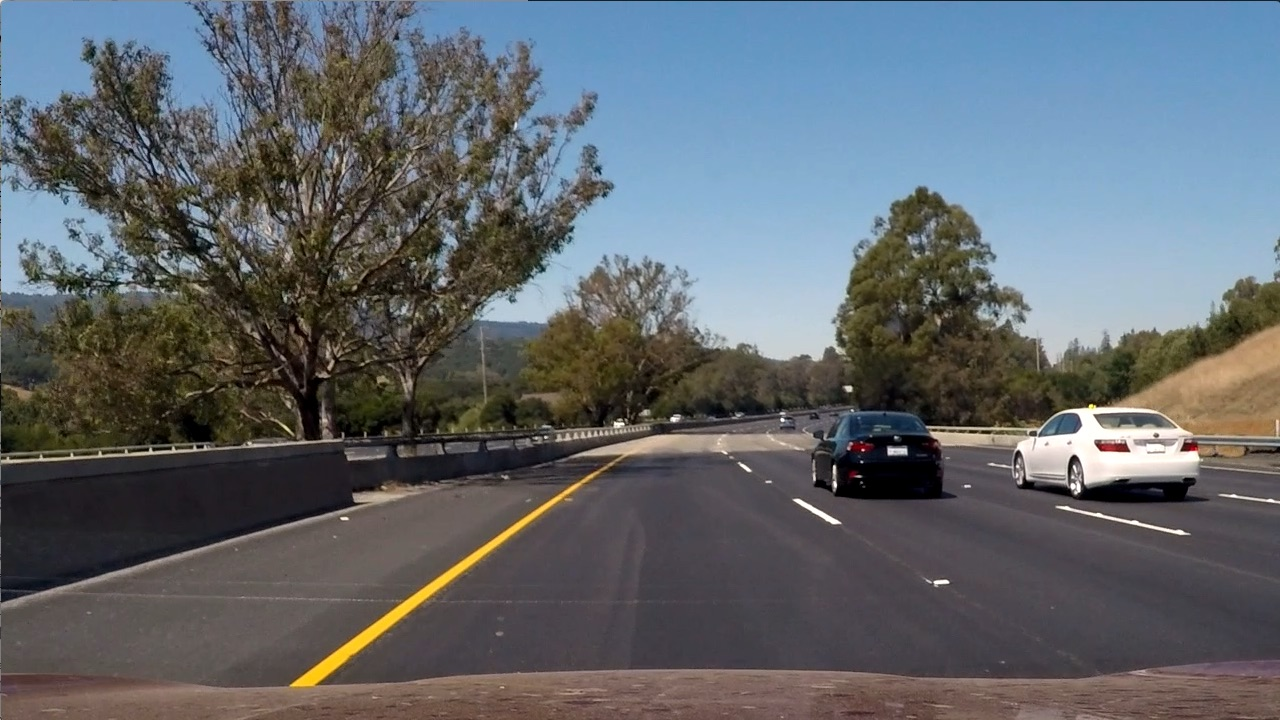
#> input picture testImage/test6.jpg, 1280 x 720 px
$ jupyter execute perspective_transform.ipynb
#> lines starting #> are read from the running program, lines starting #| are printed output that depends on the picture
#> further down, img is the input picture: shape (720, 1280, 3); mean B, G, R 107.9, 102.6, 97
[cell 1]
"""
投射变换

"""

import cv2
import numpy as np
import matplotlib.pyplot as plt


def perspective_transform(img):

    img_size = (img.shape[1], img.shape[0])

    src = np.float32(
        [[200, 720],
        [1100, 720],
        [595, 450],
        [685, 450]])

    dst = np.float32(
        [[300, 720],
        [980, 720],
        [300, 0],
        [980, 0]])

    #原始src到dst点的矩阵m
    m = cv2.getPerspectiveTransform(src, dst)
    #从dst点到原始src的逆矩阵m
    m_inv = cv2.getPerspectiveTransform(dst, src)

    #根据投射变换矩阵m，将原图img转换成透射变换后的图wraped
    warped = cv2.warpPerspective(img, m, img_size)
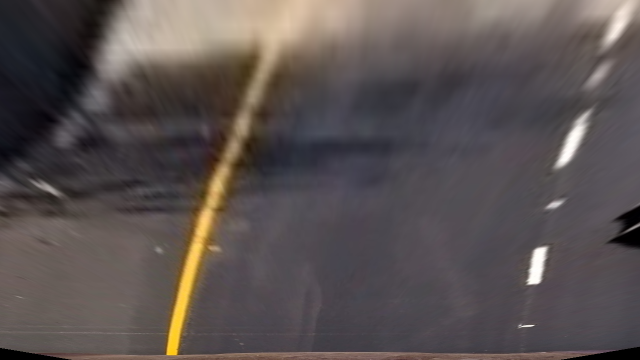
#> warped: shape (720, 1280, 3) (shown at 1/2 size); mean B, G, R 81.1, 81.9, 90
    #根据投射变换逆矩阵m_inv，将透射变换后的图wraped转换成原始图
    unwarped = cv2.warpPerspective(warped, m_inv, img_size)
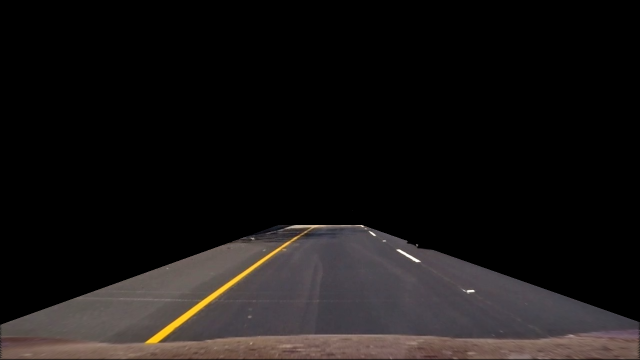
#> unwarped: shape (720, 1280, 3) (shown at 1/2 size); mean B, G, R 20.3, 20.9, 23.8

    plt.figure(figsize = (30, 30))
    plt.title('calibration')
    plt.subplot(1, 3, 1)
    plt.imshow(img)
    plt.subplot(1, 3, 2)
    plt.imshow(warped)
    plt.subplot(1, 3, 3)
    plt.imshow(unwarped)
    plt.axis('off')
    return warped, unwarped, m, m_inv


img_file = './testImage/test6.jpg'
img = cv2.imread(img_file)

#将img进行投射变换，返回投射变换后的图像，投射变换逆变换后的图像，投射变换矩阵和逆矩阵
warped, unwarped, m, m_inv = perspective_transform(img)
#> m = [[-0.54, -1.5, 976.4], [0, -1.9, 857.1], [0, -0.00238, 1]]; m_inv = [[0.132, -0.799, 555.3], [0, -0.525, 450], [-2.16e-19, -0.00125, 1]]

plt.figure(figsize = (30, 30))
plt.title('perspective_transform')
plt.subplot(1, 3, 1)
plt.imshow(img)
plt.subplot(1, 3, 2)
plt.imshow(warped)
plt.subplot(1, 3, 3)
plt.imshow(unwarped)
plt.axis('off')
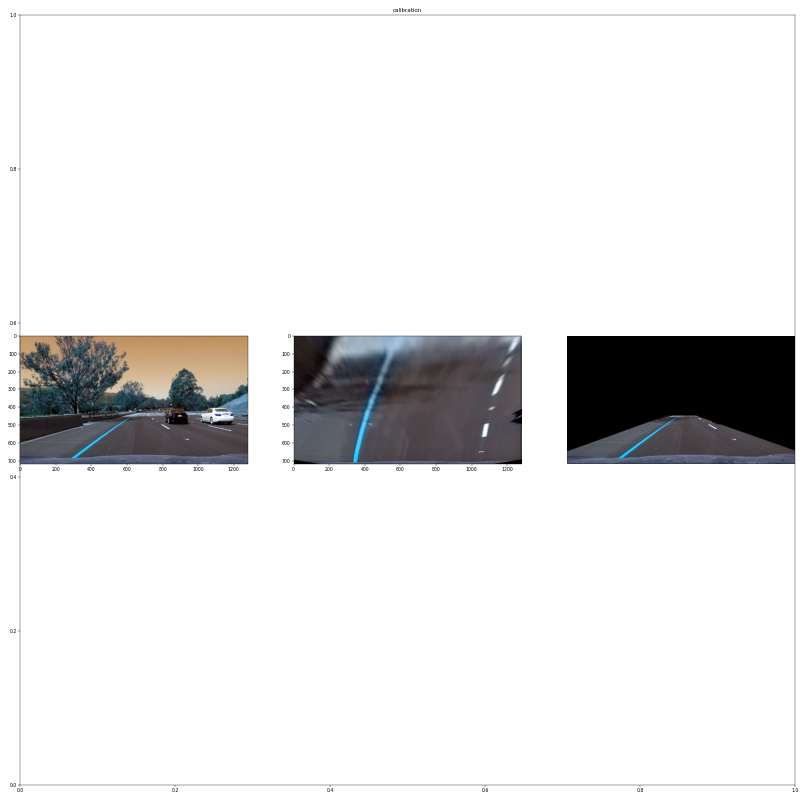
#> figure drawn by matplotlib, 3 panels; B, G, R data is drawn as R, G, B

$ run again, with testImage/test1.jpg copied over testImage/test6.jpg
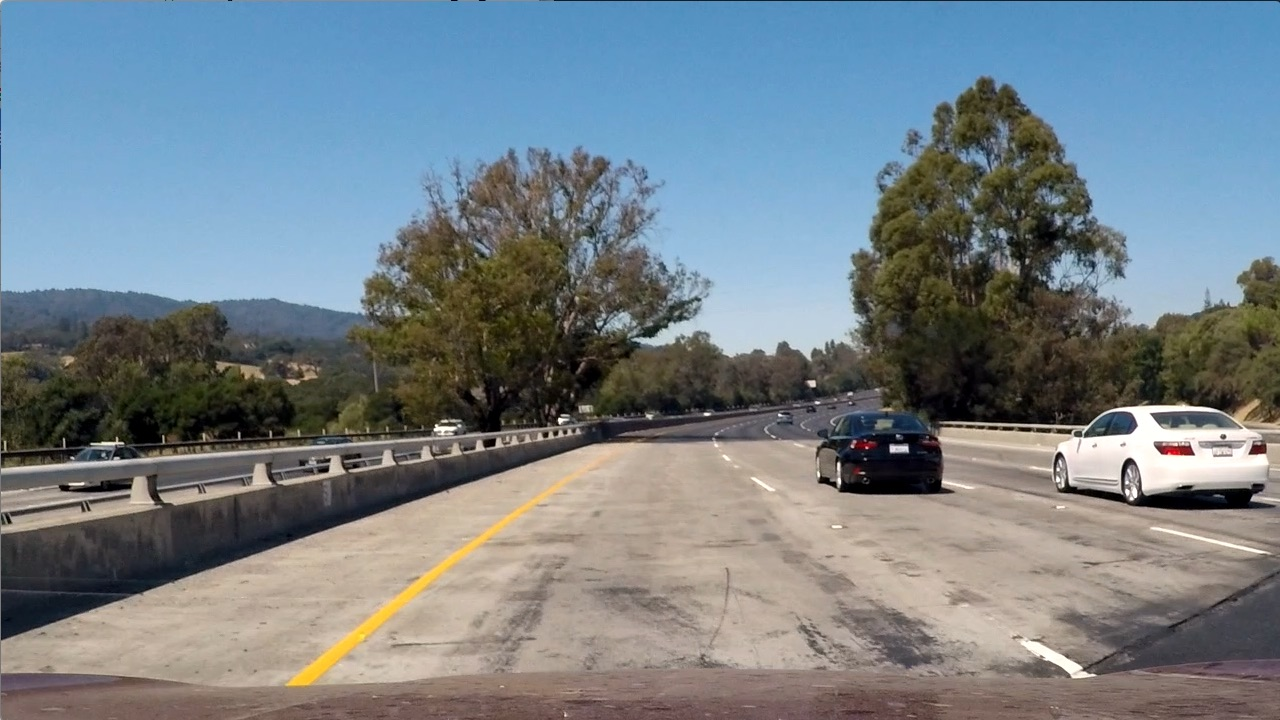
#> input picture testImage/test1.jpg, 1280 x 720 px
#> img is the input picture: shape (720, 1280, 3); mean B, G, R 135.5, 128.7, 117.5
#> in perspective_transform, `unwarped = cv2.warpPerspective(warped, m_inv, img_size)`:
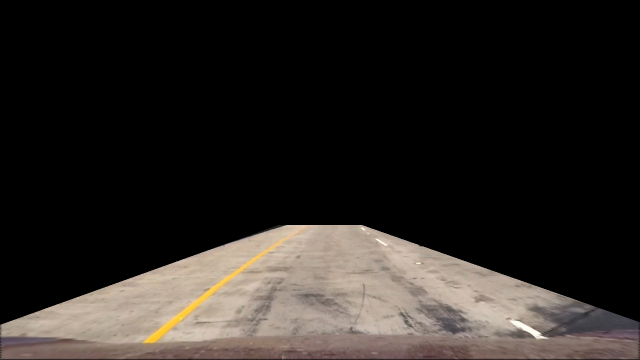
#> unwarped: shape (720, 1280, 3) (shown at 1/2 size); mean B, G, R 34.1, 37.5, 41.8
#> m = [[-0.54, -1.5, 976.4], [0, -1.9, 857.1], [0, -0.00238, 1]]; m_inv = [[0.132, -0.799, 555.3], [0, -0.525, 450], [-2.16e-19, -0.00125, 1]]
#> `[cell 1] """ 投射变换  """  import cv2 import numpy as np import matplotli..`:
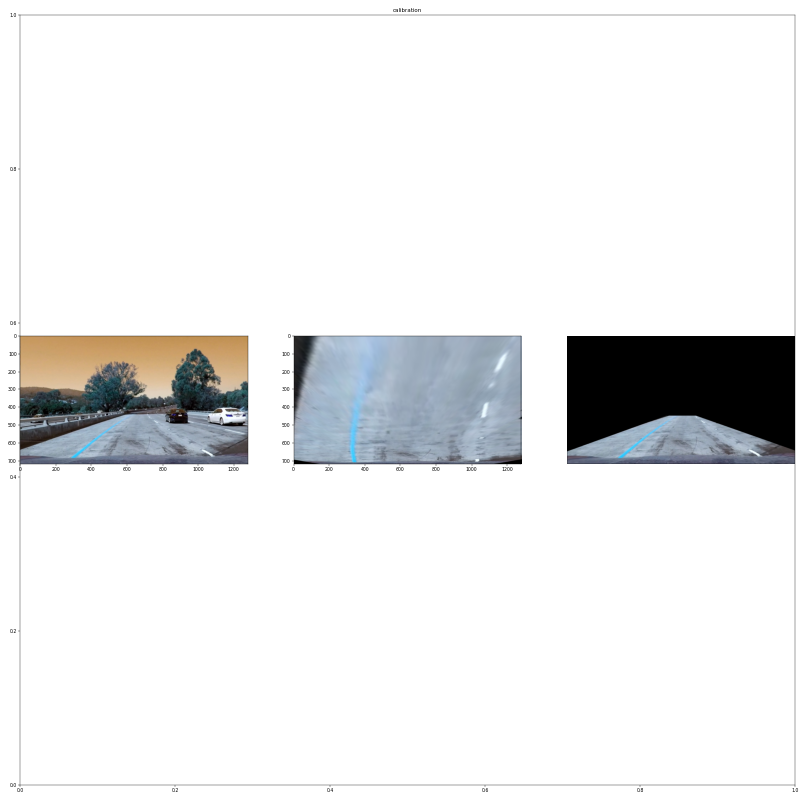
#> figure drawn by matplotlib, 3 panels; B, G, R data is drawn as R, G, B

$ run again, with testImage/test2.jpg copied over testImage/test6.jpg
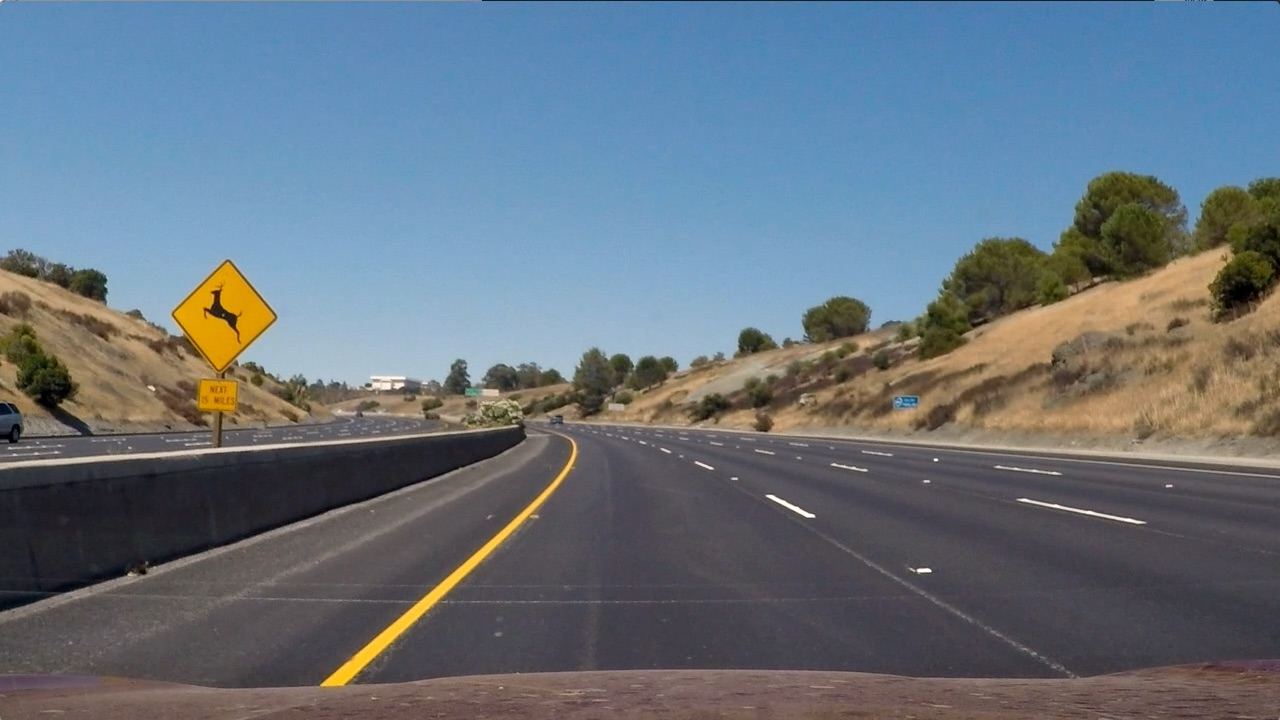
#> input picture testImage/test2.jpg, 1280 x 720 px
#> img is the input picture: shape (720, 1280, 3); mean B, G, R 125.5, 114.6, 102.8
#> in perspective_transform, `unwarped = cv2.warpPerspective(warped, m_inv, img_size)`:
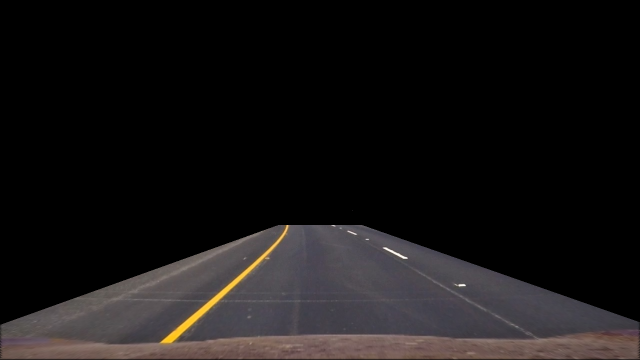
#> unwarped: shape (720, 1280, 3) (shown at 1/2 size); mean B, G, R 20.9, 20.8, 23.1
#> m = [[-0.54, -1.5, 976.4], [0, -1.9, 857.1], [0, -0.00238, 1]]; m_inv = [[0.132, -0.799, 555.3], [0, -0.525, 450], [-2.16e-19, -0.00125, 1]]
#> `[cell 1] """ 投射变换  """  import cv2 import numpy as np import matplotli..`:
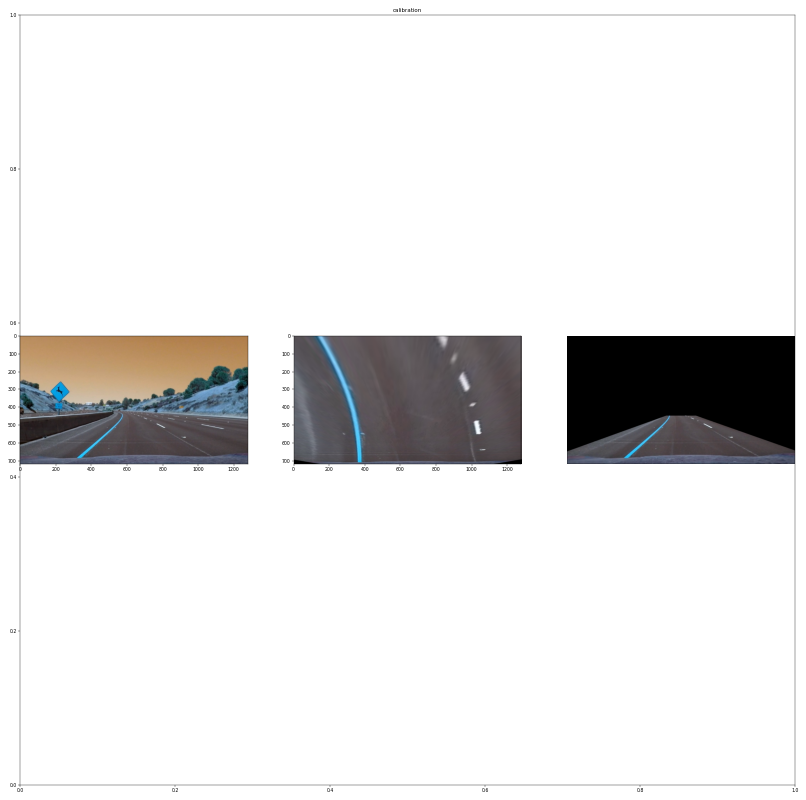
#> figure drawn by matplotlib, 3 panels; B, G, R data is drawn as R, G, B
